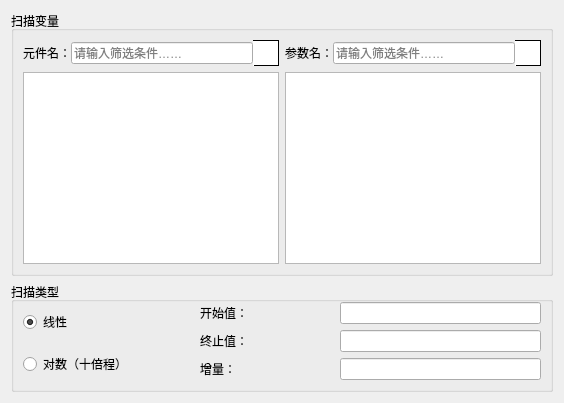
         <widget class="QWidget" name="primarySweep">
          <attribute name="title">
           <string>主扫描</string>
          </attribute>
          <layout class="QGridLayout" name="gridLayout_6">
           <item row="1" column="0">
            <widget class="QGroupBox" name="primarySweepType">
             <property name="font">
              <font>
               <family>Microsoft YaHei UI</family>
               <weight>50</weight>
               <bold>false</bold>
              </font>
             </property>
             <property name="title">
              <string>扫描类型</string>
             </property>
             <layout class="QGridLayout" name="gridLayout_5" columnstretch="1,2">
              <property name="topMargin">
               <number>0</number>
              </property>
              <item row="0" column="0">
               <widget class="QRadioButton" name="primaryLinear">
                <property name="text">
                 <string>线性</string>
                </property>
                <property name="checked">
                 <bool>true</bool>
                </property>
               </widget>
              </item>
              <item row="0" column="1" rowspan="2">
               <layout class="QVBoxLayout" name="verticalLayout_3">
                <item>
                 <layout class="QHBoxLayout" name="horizontalLayout_6" stretch="2,3">
                  <item>
                   <widget class="QLabel" name="label_9">
                    <property name="font">
                     <font>
                      <family>Microsoft YaHei UI</family>
                     </font>
                    </property>
                    <property name="text">
                     <string>开始值：</string>
                    </property>
                   </widget>
                  </item>
                  <item>
                   <widget class="QLineEdit" name="primaryStart">
                    <property name="font">
                     <font>
                      <family>Microsoft YaHei UI</family>
                     </font>
                    </property>
                    <property name="text">
                     <string/>
                    </property>
                   </widget>
                  </item>
                 </layout>
                </item>
                <item>
                 <layout class="QHBoxLayout" name="horizontalLayout_9" stretch="2,3">
                  <item>
                   <widget class="QLabel" name="label_15">
                    <property name="font">
                     <font>
                      <family>Microsoft YaHei UI</family>
                     </font>
                    </property>
                    <property name="text">
                     <string>终止值：</string>
                    </property>
                   </widget>
                  </item>
                  <item>
                   <widget class="QLineEdit" name="primaryEnd">
                    <property name="font">
                     <font>
                      <family>Microsoft YaHei UI</family>
                     </font>
                    </property>
                    <property name="text">
                     <string/>
                    </property>
                   </widget>
                  </item>
                 </layout>
                </item>
                <item>
                 <layout class="QHBoxLayout" name="horizontalLayout_7" stretch="2,3">
                  <item>
                   <widget class="QLabel" name="primaryStepLabel">
                    <property name="font">
                     <font>
                      <family>Microsoft YaHei UI</family>
                     </font>
                    </property>
                    <property name="text">
                     <string>增量：</string>
                    </property>
                   </widget>
                  </item>
                  <item>
                   <widget class="QLineEdit" name="primaryStep">
                    <property name="font">
                     <font>
                      <family>Microsoft YaHei UI</family>
                     </font>
                    </property>
                    <property name="text">
                     <string/>
                    </property>
                   </widget>
                  </item>
                 </layout>
                </item>
               </layout>
              </item>
              <item row="1" column="0">
               <widget class="QRadioButton" name="primaryLog">
                <property name="text">
                 <string>对数（十倍程）</string>
                </property>
               </widget>
              </item>
             </layout>
            </widget>
           </item>
           <item row="0" column="0">
            <widget class="QGroupBox" name="primarySweepVariable">
             <property name="font">
              <font>
               <family>Microsoft YaHei UI</family>
               <weight>50</weight>
               <bold>false</bold>
              </font>
             </property>
             <property name="title">
              <string>扫描变量</string>
             </property>
             <layout class="QGridLayout" name="gridLayout_4">
              <item row="0" column="0">
               <layout class="QVBoxLayout" name="verticalLayout" stretch="1,0">
                <item>
                 <layout class="QHBoxLayout" name="horizontalLayout_10">
                  <property name="spacing">
                   <number>0</number>
                  </property>
                  <property name="sizeConstraint">
                   <enum>QLayout::SetDefaultConstraint</enum>
                  </property>
                  <item>
                   <widget class="QLabel" name="label_8">
                    <property name="font">
                     <font>
                      <family>Microsoft YaHei UI</family>
                     </font>
                    </property>
                    <property name="text">
                     <string>元件名：</string>
                    </property>
                   </widget>
                  </item>
                  <item>
                   <widget class="QLineEdit" name="primaryPartSearch">
                    <property name="focusPolicy">
                     <enum>Qt::ClickFocus</enum>
                    </property>
                    <property name="placeholderText">
                     <string>请输入筛选条件……</string>
                    </property>
                   </widget>
                  </item>
                  <item>
                   <widget class="QLabel" name="label_12">
                    <property name="sizePolicy">
                     <sizepolicy hsizetype="Fixed" vsizetype="Fixed">
                      <horstretch>26</horstretch>
                      <verstretch>26</verstretch>
                     </sizepolicy>
                    </property>
                    <property name="minimumSize">
                     <size>
                      <width>26</width>
                      <height>26</height>
                     </size>
                    </property>
                    <property name="maximumSize">
                     <size>
                      <width>26</width>
                      <height>26</height>
                     </size>
                    </property>
                    <property name="styleSheet">
                     <string notr="true">background-color: rgb(255, 255, 255);
border: 1px solid black;
border-left-color: rgb(255, 255, 255);</string>
                    </property>
                    <property name="frameShape">
                     <enum>QFrame::NoFrame</enum>
                    </property>
                    <property name="lineWidth">
                     <number>-2</number>
                    </property>
                    <property name="text">
                     <string/>
                    </property>
                    <property name="pixmap">
                     <pixmap resource="resource/res.qrc">:/background/filter</pixmap>
                    </property>
                    <property name="scaledContents">
                     <bool>true</bool>
                    </property>
                    <property name="margin">
                     <number>3</number>
                    </property>
                   </widget>
                  </item>
                 </layout>
                </item>
                <item>
                 <widget class="QListWidget" name="primaryPartList"/>
                </item>
               </layout>
              </item>
              <item row="0" column="1">
               <layout class="QVBoxLayout" name="verticalLayout_2" stretch="1,0">
                <item>
                 <layout class="QHBoxLayout" name="horizontalLayout_11">
                  <property name="spacing">
                   <number>0</number>
                  </property>
                  <property name="sizeConstraint">
                   <enum>QLayout::SetDefaultConstraint</enum>
                  </property>
                  <item>
                   <widget class="QLabel" name="label_11">
                    <property name="font">
                     <font>
                      <family>Microsoft YaHei UI</family>
                     </font>
                    </property>
                    <property name="text">
                     <string>参数名：</string>
                    </property>
                   </widget>
                  </item>
                  <item>
                   <widget class="QLineEdit" name="primaryParameterSearch">
                    <property name="focusPolicy">
                     <enum>Qt::ClickFocus</enum>
                    </property>
                    <property name="placeholderText">
                     <string>请输入筛选条件……</string>
                    </property>
                   </widget>
                  </item>
                  <item>
                   <widget class="QLabel" name="label_13">
                    <property name="sizePolicy">
                     <sizepolicy hsizetype="Fixed" vsizetype="Fixed">
                      <horstretch>26</horstretch>
                      <verstretch>26</verstretch>
                     </sizepolicy>
                    </property>
                    <property name="minimumSize">
                     <size>
                      <width>26</width>
                      <height>26</height>
                     </size>
                    </property>
                    <property name="maximumSize">
                     <size>
                      <width>26</width>
                      <height>26</height>
                     </size>
                    </property>
                    <property name="styleSheet">
                     <string notr="true">background-color: rgb(255, 255, 255);
border: 1px solid black;
border-left-color: rgb(255, 255, 255);</string>
                    </property>
                    <property name="frameShape">
                     <enum>QFrame::NoFrame</enum>
                    </property>
                    <property name="lineWidth">
                     <number>-2</number>
                    </property>
                    <property name="text">
                     <string/>
                    </property>
                    <property name="pixmap">
                     <pixmap resource="resource/res.qrc">:/background/filter</pixmap>
                    </property>
                    <property name="scaledContents">
                     <bool>true</bool>
                    </property>
                    <property name="margin">
                     <number>3</number>
                    </property>
                   </widget>
                  </item>
                 </layout>
                </item>
                <item>
                 <widget class="QListWidget" name="primaryParameterList"/>
                </item>
               </layout>
              </item>
             </layout>
            </widget>
           </item>
          </layout>
         </widget>
